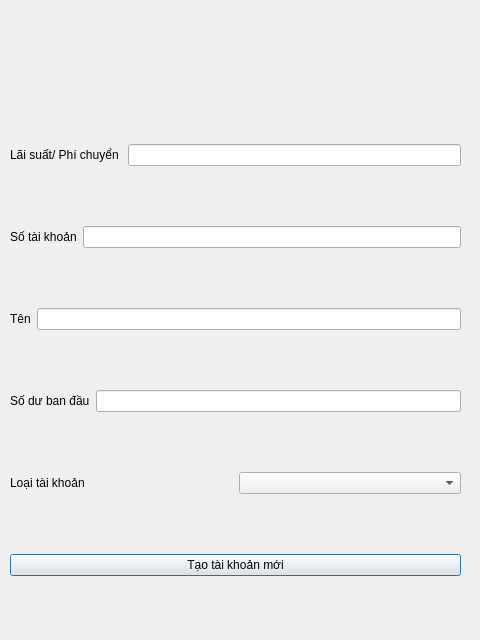
<?xml version="1.0" encoding="UTF-8"?>
<ui version="4.0">
 <class>AddAccountDialog</class>
 <widget class="QDialog" name="AddAccountDialog">
  <property name="geometry">
   <rect>
    <x>0</x>
    <y>0</y>
    <width>480</width>
    <height>640</height>
   </rect>
  </property>
  <property name="windowTitle">
   <string>Dialog</string>
  </property>
  <widget class="QWidget" name="verticalLayoutWidget">
   <property name="geometry">
    <rect>
     <x>10</x>
     <y>90</y>
     <width>451</width>
     <height>541</height>
    </rect>
   </property>
   <layout class="QVBoxLayout" name="verticalLayout">
    <item>
     <layout class="QHBoxLayout" name="horizontalLayout_7">
      <item>
       <widget class="QLabel" name="label_5">
        <property name="text">
         <string>Lãi suất/ Phí chuyển </string>
        </property>
       </widget>
      </item>
      <item>
       <widget class="QLineEdit" name="lineEditExtra"/>
      </item>
     </layout>
    </item>
    <item>
     <layout class="QHBoxLayout" name="horizontalLayout_6">
      <item>
       <widget class="QLabel" name="label">
        <property name="text">
         <string>Số tài khoản</string>
        </property>
       </widget>
      </item>
      <item>
       <widget class="QLineEdit" name="lineEditNumber"/>
      </item>
     </layout>
    </item>
    <item>
     <layout class="QHBoxLayout" name="horizontalLayout_5">
      <item>
       <widget class="QLabel" name="label_2">
        <property name="text">
         <string>Tên</string>
        </property>
       </widget>
      </item>
      <item>
       <widget class="QLineEdit" name="lineEditName"/>
      </item>
     </layout>
    </item>
    <item>
     <layout class="QHBoxLayout" name="horizontalLayout_4">
      <item>
       <widget class="QLabel" name="label_3">
        <property name="text">
         <string>Số dư ban đầu</string>
        </property>
       </widget>
      </item>
      <item>
       <widget class="QLineEdit" name="lineEditBalance"/>
      </item>
     </layout>
    </item>
    <item>
     <layout class="QHBoxLayout" name="horizontalLayout">
      <item>
       <widget class="QLabel" name="label_4">
        <property name="text">
         <string>Loại tài khoản</string>
        </property>
       </widget>
      </item>
      <item>
       <widget class="QComboBox" name="comboBoxType"/>
      </item>
     </layout>
    </item>
    <item>
     <layout class="QHBoxLayout" name="horizontalLayout_3">
      <item>
       <widget class="QPushButton" name="pushButton">
        <property name="text">
         <string>Tạo tài khoản mới</string>
        </property>
       </widget>
      </item>
     </layout>
    </item>
   </layout>
  </widget>
 </widget>
 <resources/>
 <connections/>
</ui>
